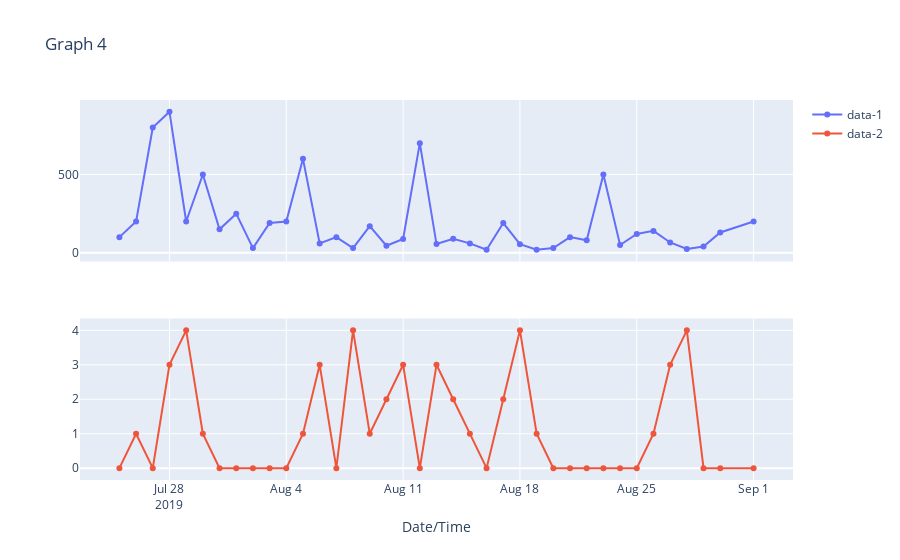

The notebook cell saved with this chart:
### Code cell
figure_4 = plot.plot_time_series_graphs(Data,'Date/Time', ['data-1', 'data-2'],'lines+markers', 'Graph 4')

iplot(figure_4)
